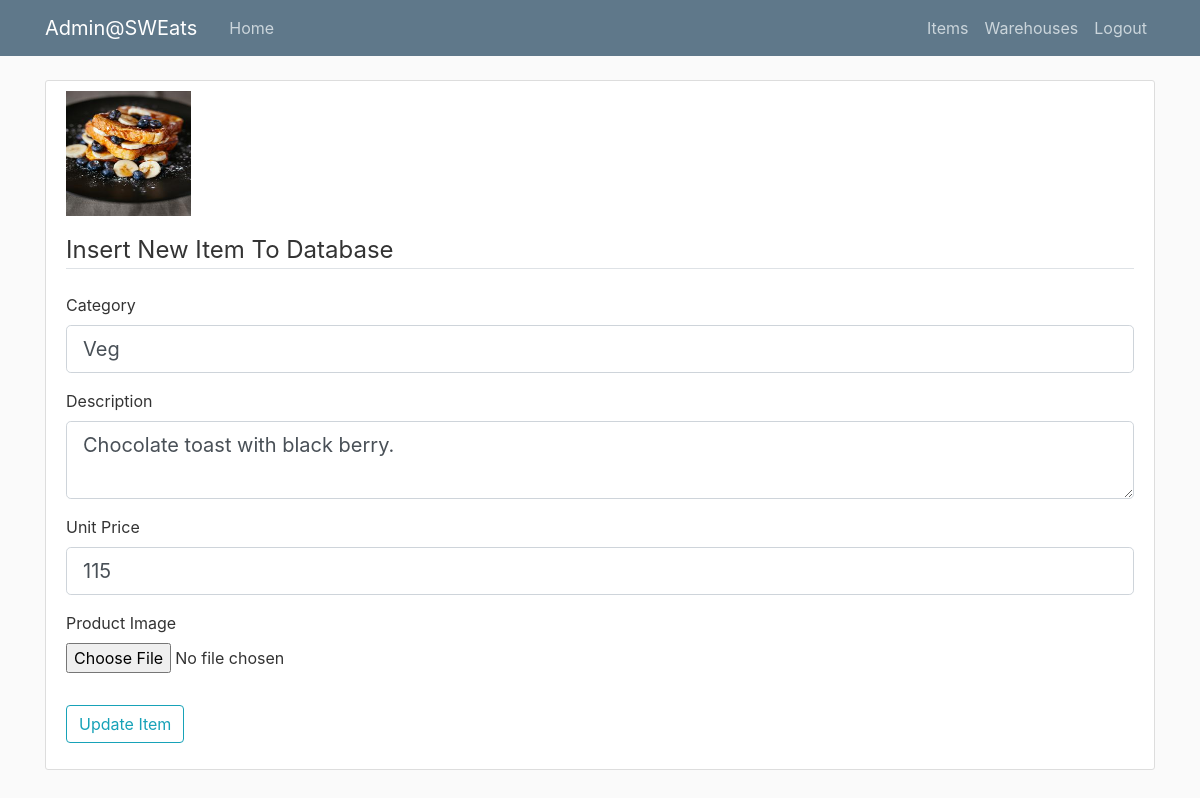
Before: /admin/item/1/update (signed in) with the older database file.
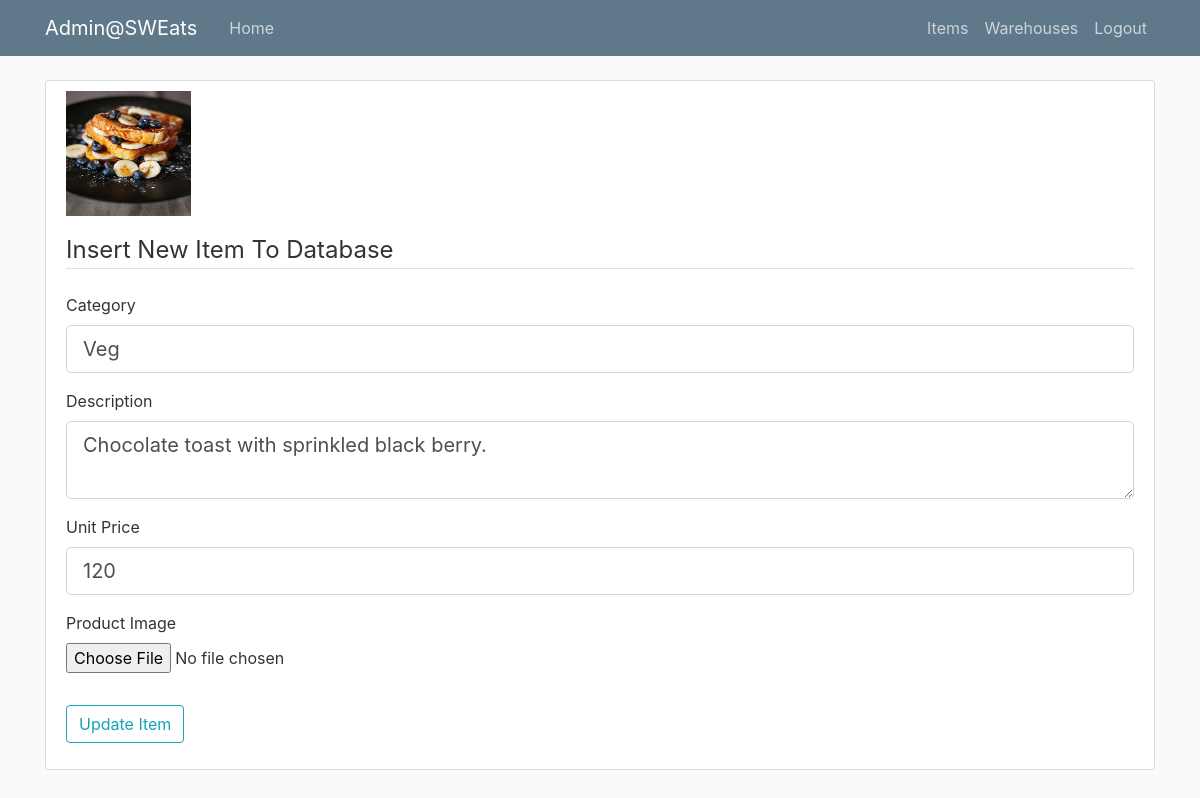
After: the same page with the newer database file.
### sweats/models.py (models this page shows, shortened)
class Item(db.Model):
    __tablename__ = 'items'
    id = db.Column(db.Integer , primary_key=True)
    category = db.Column(db.String(20))
    description = db.Column(db.String(200), nullable=False)
    image_file = db.Column(db.String(20), nullable=False)
    unit_price = db.Column(db.Integer , nullable=False)
    order_items = db.relationship('OrderItem' , backref='item' , lazy=True)

### sweats/admin/routes.py (the view)
@admin.route('/admin/item/<int:item_id>/update', methods=['GET', 'POST'])
@login_required
def update_item(item_id):
    if not current_user.admin:
        abort(403)
    form = UpdateItemForm()
    item = Item.query.get_or_404(item_id)
    if form.validate_on_submit():
        if form.picture.data:
            delete_old_picture(item.image_file, 'product_pics')
            picture_file = save_picture(form.picture.data, "static/product_pics", 286, 180)
            item.image_file = picture_file
        item.category = form.category.data
        item.description = form.description.data
        item.unit_price = form.unit_price.data
        db.session.commit()
        flash('Item updated successfully!', 'success')
        return redirect(url_for('admin.update_item', item_id = item.id))
    elif request.method == 'GET':
        form.category.data = item.category
        form.description.data = item.description
        form.unit_price.data = item.unit_price
    image_file = url_for('static', filename='product_pics/' + item.image_file)
    return render_template('admin/update_item.html', title='Update Item', image_file=image_file, form=form)

### sweats/admin/forms.py
class UpdateItemForm(FlaskForm, ItemMixin):
    picture = FileField('Product Image', validators=[FileAllowed(['jpg','png'])])
    submit = SubmitField('Update Item')

### sweats/models.py (called while the page is built)
@login_manager.user_loader
def load_user(user_id):
    return Customer.query.get(int(user_id))

### sweats/templates/admin/update_item.html
{% extends "admin/new_item.html" %}
{% block image %}
    <div class="media">
        <img class="account-img" src="{{ image_file }}">
    </div>
{% endblock image %}

### sweats/templates/admin/new_item.html (shortened to what this page needs)
{% extends "admin/home.html" %}
{% block content %}
    <div class='content-section'>
        {% block image %} {% endblock %}
        <form method="POST" action="" enctype="multipart/form-data">
            <fieldset class="form-group">
                <legend class="border-bottom mb-4">Insert New Item To Database</legend>
                <div class="form-group">
                    {{ form.category.label(class="form-control-label") }}
                    {% if form.category.errors %}
                        {{ form.category(class="form-control form-control-lg is-invalid") }}
                        <div class="invalid-feedback">
                            {% for error in form.category.errors %}
                                <span> {{ error }} </span>
                            {% endfor %}
                        </div>
                    {% else %}
                        {{ form.category(class="form-control form-control-lg") }}
                    {% endif %}
                </div>
                <div class="form-group">
                    {{ form.description.label(class="form-control-label") }}
                    {% if form.description.errors %}
                        {{ form.description(class="form-control form-control-lg is-invalid") }}
                        <div class="invalid-feedback">
                            {% for error in form.description.errors %}
                                <span> {{ error }} </span>
                            {% endfor %}
                        </div>
                    {% else %}
                        {{ form.description(class="form-control form-control-lg") }}
                    {% endif %}
                </div>
                <div class="form-group">
                    {{ form.unit_price.label(class="form-control-label") }}
                    {% if form.unit_price.errors %}
                        {{ form.unit_price(class="form-control form-control-lg is-invalid") }}
                        <div class="invalid-feedback">
                            {% for error in form.unit_price.errors %}
                                <span> {{ error }} </span>
                            {% endfor %}
                        </div>
                    {% else %}
                        {{ form.unit_price(class="form-control form-control-lg") }}
                    {% endif %}
                </div>
                <div class="form-group">
                    {{ form.picture.label() }}
                    {{ form.picture(class="form-control-file") }}
                </div>
            </fieldset>
            <div class="form-group">
                {{ form.submit(class="btn btn-outline-info") }}
            </div>
        </form>
    </div>
{% endblock content %}

Changed rows visible on the page:
changed Item "Veg": description "Chocolate toast with black berry." → "Chocolate toast with sprinkled black berry."; unit_price "115" → "120"
